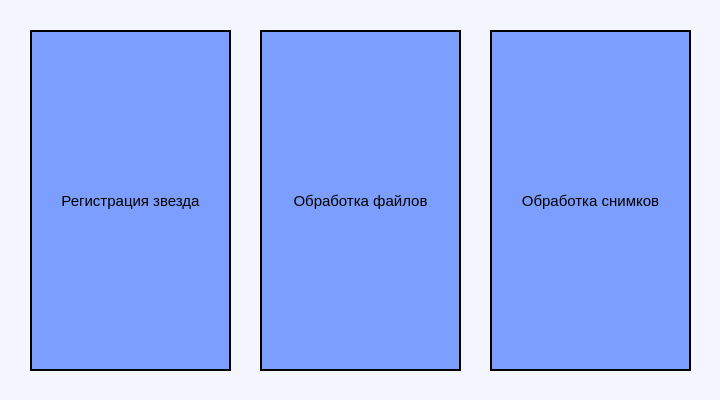
<?xml version="1.0" encoding="UTF-8"?>
<ui version="4.0">
 <class>Form</class>
 <widget class="QWidget" name="Form">
  <property name="geometry">
   <rect>
    <x>0</x>
    <y>0</y>
    <width>720</width>
    <height>400</height>
   </rect>
  </property>
  <property name="minimumSize">
   <size>
    <width>720</width>
    <height>400</height>
   </size>
  </property>
  <property name="maximumSize">
   <size>
    <width>720</width>
    <height>400</height>
   </size>
  </property>
  <property name="windowTitle">
   <string>Form</string>
  </property>
  <property name="styleSheet">
   <string notr="true">QWidget {
	background-color: rgb(243, 245, 255);
}

QPushButton {
	border: 2px solid rgb(0, 0, 0);
	background-color: rgb(124, 159, 255);
	color: rgb(0, 0, 0);
}

QLabel {
	color: rgb(0, 0, 0)
}

QLineEdit {
	background-color: rgb(243, 245, 255);
	border: 2px solid rgb(0, 0, 0);
}

QLineEdit:hover {
	background-color: rgb(217, 222, 255);
}

QGroupBox{
	color: rgb(0, 0, 0);
	background-color: rgb(243, 245, 255);
}

QComboBox {
	border: 2px solid rgb(0, 0, 0);
	background-color: rgb(243, 245, 255);
}

QComboBox:hover {
	background-color: rgb(124, 159, 255);
}

QComboBox QAbstractItemView {
	border: 2px solid rgb(0, 0, 0);
	background-color: rgb(243, 245, 255);
	selection-background-color: rgb(217, 222, 255);
	selection-color: rgb(0, 0, 0)
}

QComboBox::drop-down:hover {
    background-color: rgb(190, 137, 255);
}

QPushButton:hover{
	background-color: rgb(190, 137, 255);
	color: rgb(0, 0,0);
}

QPushButton:pressed {
	background-color:rgb(189, 23, 87);
}

QSlider::groove:horizontal {
	border: 0px;
}
 
QSlider::sub-page:horizontal {
	background-color: rgb(11, 20, 197);
	margin-top:8px;
	margin-bottom:8px;
	border-radius: 2px;
}
 
QSlider::add-page:horizontal {
	background:  rgb(131, 0, 81);
	border: 0px solid #777;
	border-radius: 2px;
	margin-top:8px;
	margin-bottom:8px;
}
 
QSlider::handle:horizontal {
	background: rgb(124, 159, 255);
	border: 2px solid rgb(0, 0, 0);
	width: 12px;
	border-radius: 4px;
	margin-top:2px;
	margin-bottom:2px;
}
 
QSlider::handle:horizontal:hover {
	background-color: rgb(190, 137, 255)
}
</string>
  </property>
  <widget class="QPushButton" name="btn_Reg">
   <property name="geometry">
    <rect>
     <x>30</x>
     <y>30</y>
     <width>201</width>
     <height>341</height>
    </rect>
   </property>
   <property name="font">
    <font>
     <pointsize>11</pointsize>
    </font>
   </property>
   <property name="text">
    <string>Регистрация звезда</string>
   </property>
  </widget>
  <widget class="QPushButton" name="btn_OBR">
   <property name="geometry">
    <rect>
     <x>260</x>
     <y>30</y>
     <width>201</width>
     <height>341</height>
    </rect>
   </property>
   <property name="font">
    <font>
     <pointsize>11</pointsize>
    </font>
   </property>
   <property name="text">
    <string>Обработка файлов</string>
   </property>
  </widget>
  <widget class="QPushButton" name="plate_OBR">
   <property name="geometry">
    <rect>
     <x>490</x>
     <y>30</y>
     <width>201</width>
     <height>341</height>
    </rect>
   </property>
   <property name="font">
    <font>
     <pointsize>11</pointsize>
    </font>
   </property>
   <property name="text">
    <string>Обработка снимков</string>
   </property>
  </widget>
 </widget>
 <resources/>
 <connections/>
</ui>
